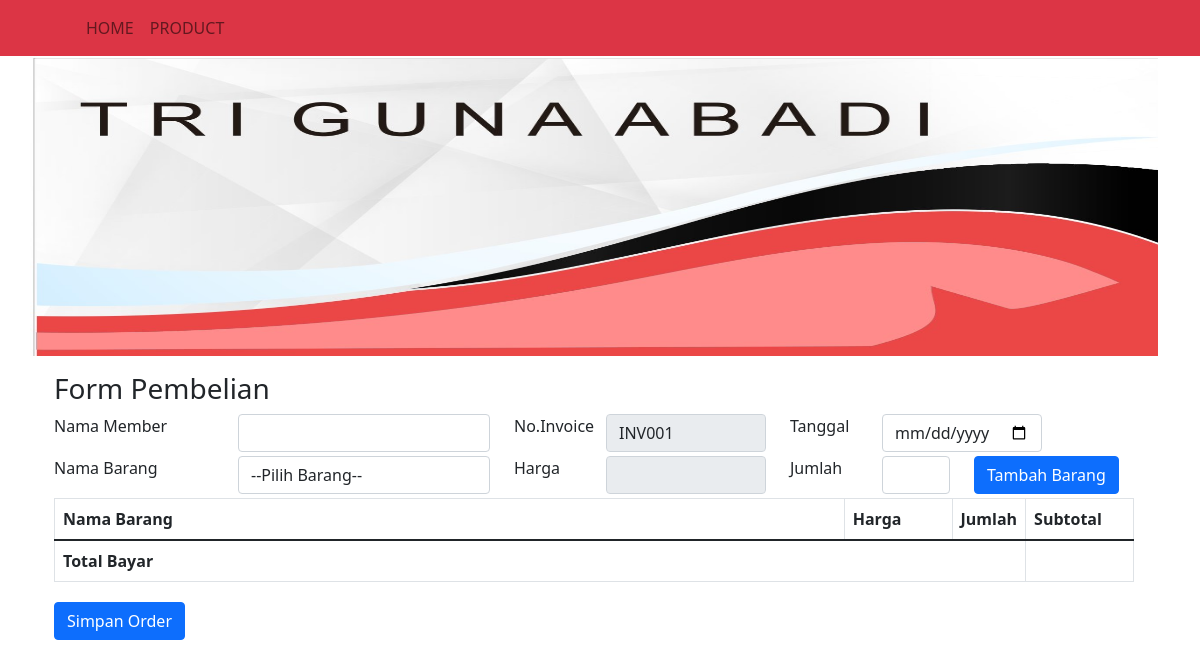
Before: /forcustomer.php?page=order with the older database file.
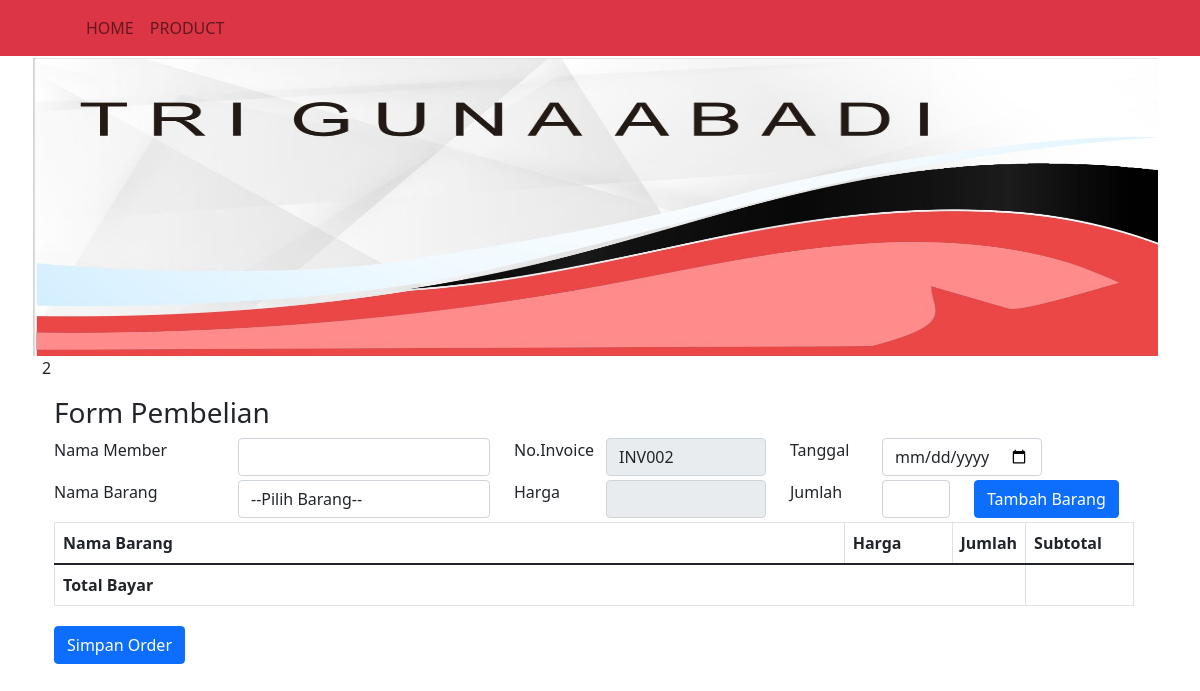
After: the same page with the newer database file.
### tables this page shows
CREATE TABLE `trn_jualhead` (
  `nojual` varchar(6) NOT NULL,
  `idmember` int(11) DEFAULT NULL,
  `tgl_transaksi` date DEFAULT NULL,
  `total` int(11) DEFAULT NULL
);

### order.php (the view, shortened to what this page needs)
<?php
$query_cekkode = mysqli_query($koneksidb,
		"select nojual from trn_jualhead ORDER BY nojual DESC LIMIT 0,1");
$cekkode = mysqli_fetch_array($query_cekkode);
if(mysqli_num_rows($query_cekkode) > 0){
	$kodeakhir = $cekkode['nojual'];
	$no_urutakhir = substr($kodeakhir,3);
	$no_urut = $no_urutakhir + 1;
	echo $no_urut;
	if($no_urut < 10){
		$no_urutbaru =  "00".$no_urut;
	}
	$noinv = "INV".$no_urutbaru;
}
else{
	$noinv = "INV001";
}
?>
<div class="container">
	<form action="#" class="pb-5" id="formorder" method="POST">
		<h3 class="pt-3">Form Pembelian</h3>
		<div class="row pb-1">
			<label class="control-label col-md-2">Nama Member</label>
			<div class="col-md-3">
				<input type="text" class="form-control" name="nm_member" id="nm_member">
			</div>
			<label class="control-label col-md-1">No.Invoice</label>
			<div class="col-md-2">
				<input type="text" name="no_inv" id="no_inv" value="<?= $noinv; ?>" class="form-control" readonly>
			</div>
			<label class="control-label col-md-1">Tanggal</label>
			<div class="col-md-2">
				<input type="date" name="tgl_trans" id="tgl_trans" value="" class="form-control">
			</div>
		</div>
		<div class="row pb-1">
			<label class="control-label col-md-2">Nama Barang</label>
			<div class="col-md-3">
				<select name="idbarang" id="idbarang" value="" class="form-control">
					<option value="">--Pilih Barang--</option>
				</select>
			</div>
			<label class=" control-label col-md-1">Harga</label>
			<div class="col-md-2">
				<input type="text" name="harga" id="harga" value="" class="form-control" readonly>
			</div>
			<label class="control-label col-md-1">Jumlah</label>
			<div class="col-md-1">
				<input type="text" name="jml" id="jml" value="" class="form-control">
			</div>
			<div class="col-md-2">
				<button type="button" id="btn_addbarang" class="btn btn-primary">Tambah Barang</button>
			</div>
		</div>
		<div class="row pb-1">
			<div class="col-md-12">
				<table class="table table-bordered" id="">
					<thead>
						<tr>
							<th>Nama Barang</th>
							<th width="10%">Harga</th>
							<th width="5%">Jumlah</th>
							<th width="10%">Subtotal</th>
						</tr>
					</thead>
					<tfoot>
						<tr>
							<th colspan="3">Total Bayar</th>
							<th>
							</th>
						</tr>
					</tfoot>
				</table>
			</div>
		</div>
		<div class="row pb-1">
			<div class="col-md-12">
				<button type="button" id="btn_order" class="btn btn-primary"> Simpan Order</button>
			</div>
		</div>
	</form>
</div>

### forcustomer.php (shortened to what this page needs)
<!DOCTYPE html>
<html lang="en">
<head>
    <link href="https://cdn.jsdelivr.net/npm/bootstrap@5.1.3/dist/css/bootstrap.min.css" rel="stylesheet"
 />
	<link rel="stylesheet" href="assets/css/styles.css" />
</head>
<body>
<nav class="navbar navbar-expand-lg navbar-light bg-danger">
		<div class="container pe-5 ps-5">
			<ul class="navbar-nav ms-auto mb-2 mb-lg-0 fontnav text-white">
				<li class="nav-item">
					<a href="index.php" class="nav-link">HOME</a>
				</li>
				<li class="nav-item">
					<a href="?page=kategori" class="nav-link">PRODUCT</a>
				</li>
			</ul>
			<div class="collapse navbar-collapse text-white" id="navbarSupportedContent">
				<ul class="navbar-nav ms-auto mb-2 mb-lg-0 fontnav">
					<li class="nav-item">
						<a class="nav-link active" aria-current="page" href="?page=daftarmember"></a>
					</li>
				</ul>
			</div>
		</div>
	</nav>
    <section id="header">
		<div class="container ps-0">
			<img src="assets/img/banner.jpg" class="banner" />
			<div class="container pb-5">
			<?php
			if(isset($_GET['page'])){
				include_once("".$_GET['page'].".php");
			}
		 ?>
			</div>
		</div>
	</section>
</body>
</html>

### assets/css/styles.css (style rules this page uses)
.banner { position: relative; width: 100%; height: 300px; left: 0px; }

Changed rows visible on the page:
added trn_jualhead: nojual "2", no_inv "INV002"
Other visible differences:
form field no_inv: "INV001" → (not shown)
